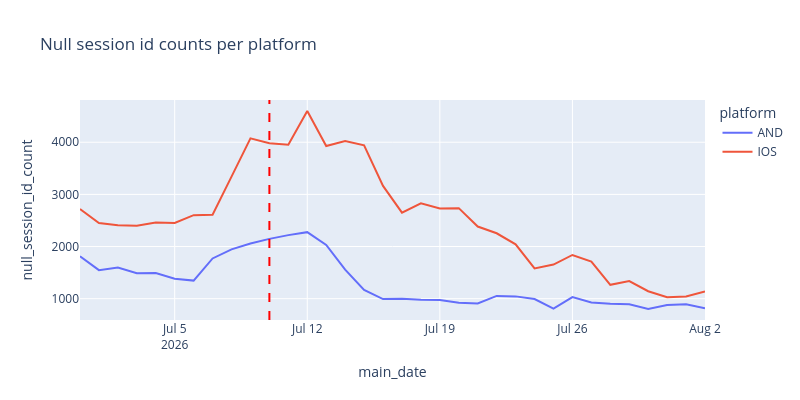

Notebook code for this chart:
### Code cell
fig = px.line(null_session_id_counts, 
              x='main_date', 
              y='null_session_id_count',
              color='platform',
              title='Null session id counts per platform',
              width=800,
              height=400,
              hover_data={'main_date': True},
)

# draw a vertical line at the date 2026-07-10 to indicate the start of the cohort window
fig.add_vline(x='2026-07-10', line_dash="dash", line_color="red")

fig.show()

### Figure 1 — Plotly figure (JSON) as saved in the notebook; plotly's stock layout.template omitted (floating-point values rounded to 4 significant figures)
{"data": [{"hovertemplate": "platform=AND<br>main_date=%{x}<br>null_session_id_count=%{y}<extra></extra>", "legendgroup": "AND", "line": {"color": "#636efa", "dash": "solid"}, "marker": {"symbol": "circle"}, "mode": "lines", "name": "AND", "orientation": "v", "showlegend": true, "type": "scatter", "x": ["2026-06-30", "2026-07-01", "2026-07-02", "2026-07-03", "2026-07-04", "2026-07-05", "2026-07-06", "2026-07-07", "2026-07-08", "2026-07-09", "2026-07-10", "2026-07-11", "2026-07-12", "2026-07-13", "2026-07-14", "2026-07-15", "2026-07-16", "2026-07-17", "2026-07-18", "2026-07-19", "2026-07-20", "2026-07-21", "2026-07-22", "2026-07-23", "2026-07-24", "2026-07-25", "2026-07-26", "2026-07-27", "2026-07-28", "2026-07-29", "2026-07-30", "2026-07-31", "2026-08-01", "2026-08-02"], "xaxis": "x", "y": [1812, 1547, 1598, 1489, 1491, 1384, 1347, 1771, 1946, 2058, 2147, 2219, 2276, 2031, 1558, 1168, 992, 998, 978, 974, 924, 909, 1053, 1044, 992, 811, 1029, 927, 902, 894, 802, 877, 892, 814], "yaxis": "y"}, {"hovertemplate": "platform=IOS<br>main_date=%{x}<br>null_session_id_count=%{y}<extra></extra>", "legendgroup": "IOS", "line": {"color": "#EF553B", "dash": "solid"}, "marker": {"symbol": "circle"}, "mode": "lines", "name": "IOS", "orientation": "v", "showlegend": true, "type": "scatter", "x": ["2026-06-30", "2026-07-01", "2026-07-02", "2026-07-03", "2026-07-04", "2026-07-05", "2026-07-06", "2026-07-07", "2026-07-08", "2026-07-09", "2026-07-10", "2026-07-11", "2026-07-12", "2026-07-13", "2026-07-14", "2026-07-15", "2026-07-16", "2026-07-17", "2026-07-18", "2026-07-19", "2026-07-20", "2026-07-21", "2026-07-22", "2026-07-23", "2026-07-24", "2026-07-25", "2026-07-26", "2026-07-27", "2026-07-28", "2026-07-29", "2026-07-30", "2026-07-31", "2026-08-01", "2026-08-02"], "xaxis": "x", "y": [2718, 2452, 2409, 2398, 2460, 2451, 2602, 2611, 3340, 4075, 3979, 3953, 4599, 3927, 4022, 3940, 3162, 2650, 2830, 2729, 2736, 2383, 2254, 2042, 1580, 1654, 1838, 1711, 1266, 1337, 1143, 1028, 1040, 1137], "yaxis": "y"}], "layout": {"height": 400, "legend": {"title": {"text": "platform"}, "tracegroupgap": 0}, "shapes": [{"line": {"color": "red", "dash": "dash"}, "type": "line", "x0": "2026-07-10", "x1": "2026-07-10", "xref": "x", "y0": 0, "y1": 1, "yref": "y domain"}], "title": {"text": "Null session id counts per platform"}, "width": 800, "xaxis": {"anchor": "y", "domain": [0, 1], "title": {"text": "main_date"}}, "yaxis": {"anchor": "x", "domain": [0, 1], "title": {"text": "null_session_id_count"}}}}
